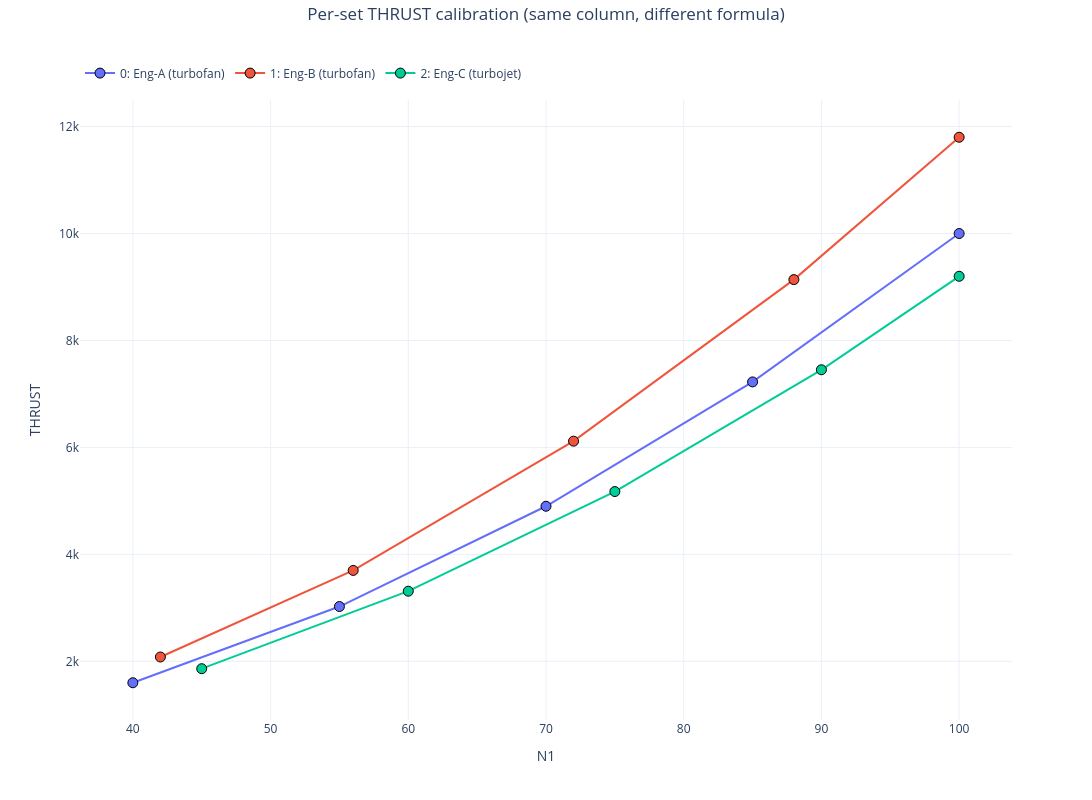

Source (notebook cell):
### Markdown cell above
## 5. Payoff &mdash; the per-set parameter plots together

Because every set wrote its `THRUST` under the same name, a single `plot('N1', 'THRUST')` draws
all three calibrated curves at once &mdash; the per-set formulas diverge exactly as configured
(Eng-B highest at `k=1.18`, Eng-C lowest at `k=0.92`).

### Code cell
uc.select('all')
uc.marker('all', 'o'); uc.linestyle('all', '-')
uc.plot('N1', 'THRUST', suptitle='Per-set THRUST calibration (same column, different formula)')

### Figure 1 — Plotly figure (JSON) as saved in the notebook; plotly's stock layout.template omitted (floating-point values rounded to 4 significant figures)
{"data": [{"customdata": [[40.0, 1600.0], [55.0, 3025.0], [70.0, 4900.0], [85.0, 7225.0], [100.0, 10000.0]], "hovertemplate": "<b><u>Set: 0</u></b><br><b>Eng-A (turbofan)</b><br>N1: %{customdata[0]:.2f}<br>THRUST: %{customdata[1]:.2f}<extra></extra>", "legendgroup": "group_0", "line": {"color": "#636EFA", "dash": "solid", "width": 2}, "marker": {"color": "#636EFA", "line": {"color": "black", "width": 1}, "opacity": 1, "size": 10, "symbol": "circle"}, "mode": "lines+markers", "name": "0: Eng-A (turbofan)", "showlegend": true, "type": "scatter", "x": [40.0, 55.0, 70.0, 85.0, 100.0], "xaxis": "x", "y": [1600.0, 3025.0, 4900.0, 7225.0, 10000.0], "yaxis": "y"}, {"customdata": [[42.0, 2082.0], [56.0, 3700.0], [72.0, 6117.0], [88.0, 9138.0], [100.0, 11800.0]], "hovertemplate": "<b><u>Set: 1</u></b><br><b>Eng-B (turbofan)</b><br>N1: %{customdata[0]:.2f}<br>THRUST: %{customdata[1]:.2f}<extra></extra>", "legendgroup": "group_1", "line": {"color": "#EF553B", "dash": "solid", "width": 2}, "marker": {"color": "#EF553B", "line": {"color": "black", "width": 1}, "opacity": 1, "size": 10, "symbol": "circle"}, "mode": "lines+markers", "name": "1: Eng-B (turbofan)", "showlegend": true, "type": "scatter", "x": [42.0, 56.0, 72.0, 88.0, 100.0], "xaxis": "x", "y": [2082.0, 3700.0, 6117.0, 9138.0, 11800.0], "yaxis": "y"}, {"customdata": [[45.0, 1863.0], [60.0, 3312.0], [75.0, 5175.0], [90.0, 7452.0], [100.0, 9200.0]], "hovertemplate": "<b><u>Set: 2</u></b><br><b>Eng-C (turbojet)</b><br>N1: %{customdata[0]:.2f}<br>THRUST: %{customdata[1]:.2f}<extra></extra>", "legendgroup": "group_2", "line": {"color": "#00CC96", "dash": "solid", "width": 2}, "marker": {"color": "#00CC96", "line": {"color": "black", "width": 1}, "opacity": 1, "size": 10, "symbol": "circle"}, "mode": "lines+markers", "name": "2: Eng-C (turbojet)", "showlegend": true, "type": "scatter", "x": [45.0, 60.0, 75.0, 90.0, 100.0], "xaxis": "x", "y": [1863.0, 3312.0, 5175.0, 7452.0, 9200.0], "yaxis": "y"}], "layout": {"height": 800, "legend": {"orientation": "h", "x": 0, "xanchor": "left", "y": 1.02, "yanchor": "bottom"}, "margin": {"r": 80, "t": 100}, "showlegend": true, "title": {"text": "Per-set THRUST calibration (same column, different formula)", "x": 0.5, "xanchor": "center", "y": 0.99, "yanchor": "top", "yref": "container"}, "width": 1200, "xaxis": {"anchor": "y", "domain": [0.0, 1.0], "title": {"standoff": 15, "text": "N1"}}, "yaxis": {"anchor": "x", "domain": [0.0, 1.0], "title": {"standoff": 15, "text": "THRUST"}}}}
